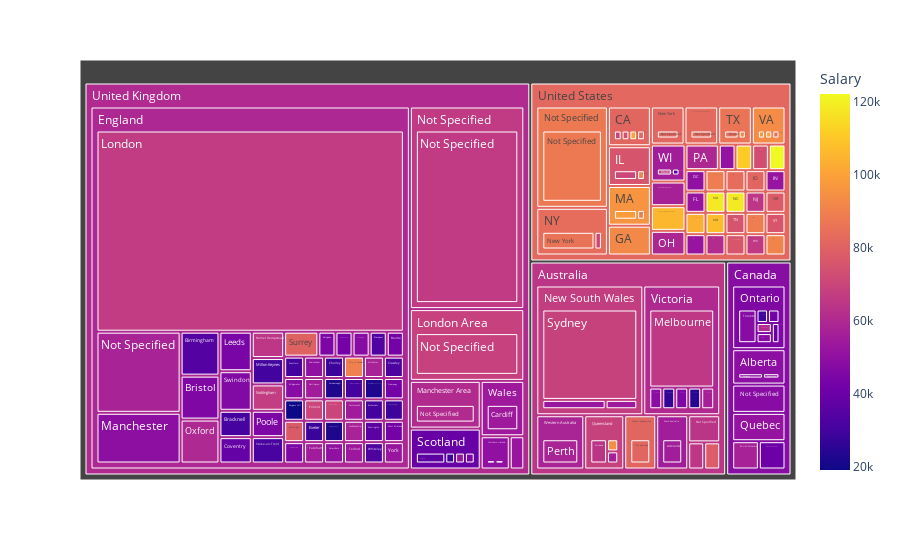

The code cell stored with this chart in its notebook:
### Markdown cell above
After having properly processed "location_parts" column, it is possible to visualize the data in tree map that is grouped by the location. The tree map will be formed in nested boxes, each box represents an address area. The most general address will be the most parent box, while the most specific address's box will be the most nested one.

Also, the color of each box will represent the average salary in the address that the box specifies.

### Code cell
df_map = df.copy() # Before working on the DataFrame, it is better to create a copy of the original one
# The maximum depth of the nesting will be 3 since the location data have 3 parts at most in our data.
#  To have an easier way of working with the nested groups, it is better to extract the groups into separate columns.
#  As an example, assume that we have the location as "United Kingdom, England, London", so the "country" column should
#  has the value "United Kindom", while the "location_1" column has "England" and the "location_2" column has "London"
#  as their values. If any of these columns is lack of the data, "Not Specified" will be used to fill.
df_map["location_1"] = df_map["location_parts"].apply(lambda x: x[1] if len(x) >= 2 else "Not Specified")
df_map["location_2"] = df_map["location_parts"].apply(lambda x: x[2] if len(x) >= 3 else "Not Specified")
# Taking only the necessary columns
df_map = df_map[["country", "location_1", "location_2", "norm_salary_average", "job_id"]]
# Grouping the rows by the location data and aggregating to have the count and salary information per each groups.
df_map = df_map.groupby(["country", "location_1", "location_2"]).agg(Count=("job_id", "count"), Salary=("norm_salary_average", "mean"))
# Since "agg" method returns a DataFrame with grouping columns as its indices, it is required to make these indices column again.
df_map = df_map.reset_index()

fig = px.treemap(df_map, values="Count", path=["country", "location_1", "location_2"], color="Salary")
fig.show()

### Figure 1 — Plotly figure (JSON) as saved in the notebook; plotly's stock layout.template omitted (floating-point values rounded to 4 significant figures; data arrays with more than 128 entries replaced by an {"elided": "..."} marker saying what was removed)
{"data": [{"branchvalues": "total", "customdata": {"elided": "213x1 float values"}, "domain": {"x": [0, 1], "y": [0, 1]}, "hovertemplate": "labels=%{label}<br>Count=%{value}<br>parent=%{parent}<br>id=%{id}<br>Salary=%{color}<extra></extra>", "ids": {"elided": "213 str values"}, "labels": {"elided": "213 str values"}, "marker": {"coloraxis": "coloraxis", "colors": {"elided": "213 float values"}}, "name": "", "parents": {"elided": "213 str values"}, "type": "treemap", "values": {"elided": "213 int values"}}], "layout": {"coloraxis": {"colorbar": {"title": {"text": "Salary"}}, "colorscale": [[0, "#0d0887"], [0.1111, "#46039f"], [0.2222, "#7201a8"], [0.3333, "#9c179e"], [0.4444, "#bd3786"], [0.5556, "#d8576b"], [0.6667, "#ed7953"], [0.7778, "#fb9f3a"], [0.8889, "#fdca26"], [1, "#f0f921"]]}, "legend": {"tracegroupgap": 0}, "margin": {"t": 60}}}
